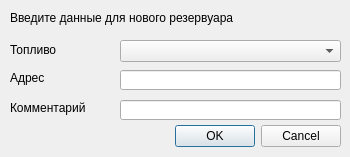
<?xml version="1.0" encoding="UTF-8"?>
<ui version="4.0">
 <class>AddTanksDialog</class>
 <widget class="QDialog" name="AddTanksDialog">
  <property name="geometry">
   <rect>
    <x>0</x>
    <y>0</y>
    <width>350</width>
    <height>157</height>
   </rect>
  </property>
  <property name="windowTitle">
   <string>Dialog</string>
  </property>
  <widget class="QDialogButtonBox" name="buttonBox">
   <property name="geometry">
    <rect>
     <x>0</x>
     <y>120</y>
     <width>341</width>
     <height>32</height>
    </rect>
   </property>
   <property name="orientation">
    <enum>Qt::Horizontal</enum>
   </property>
   <property name="standardButtons">
    <set>QDialogButtonBox::Cancel|QDialogButtonBox::Ok</set>
   </property>
  </widget>
  <widget class="QLabel" name="label_2">
   <property name="geometry">
    <rect>
     <x>10</x>
     <y>42</y>
     <width>101</width>
     <height>16</height>
    </rect>
   </property>
   <property name="text">
    <string>Топливо</string>
   </property>
  </widget>
  <widget class="QLabel" name="label_3">
   <property name="geometry">
    <rect>
     <x>10</x>
     <y>70</y>
     <width>101</width>
     <height>16</height>
    </rect>
   </property>
   <property name="text">
    <string>Адрес</string>
   </property>
  </widget>
  <widget class="QLabel" name="lblInfoText">
   <property name="geometry">
    <rect>
     <x>10</x>
     <y>10</y>
     <width>261</width>
     <height>16</height>
    </rect>
   </property>
   <property name="text">
    <string>Введите данные для нового резервуара</string>
   </property>
  </widget>
  <widget class="QLineEdit" name="leAdress">
   <property name="geometry">
    <rect>
     <x>120</x>
     <y>70</y>
     <width>221</width>
     <height>20</height>
    </rect>
   </property>
  </widget>
  <widget class="QLabel" name="label_4">
   <property name="geometry">
    <rect>
     <x>10</x>
     <y>100</y>
     <width>101</width>
     <height>16</height>
    </rect>
   </property>
   <property name="text">
    <string>Комментарий</string>
   </property>
  </widget>
  <widget class="QLineEdit" name="leComment">
   <property name="geometry">
    <rect>
     <x>120</x>
     <y>100</y>
     <width>221</width>
     <height>20</height>
    </rect>
   </property>
  </widget>
  <widget class="QComboBox" name="cbFuels">
   <property name="geometry">
    <rect>
     <x>120</x>
     <y>40</y>
     <width>221</width>
     <height>22</height>
    </rect>
   </property>
  </widget>
 </widget>
 <resources/>
 <connections>
  <connection>
   <sender>buttonBox</sender>
   <signal>accepted()</signal>
   <receiver>AddTanksDialog</receiver>
   <slot>accept()</slot>
   <hints>
    <hint type="sourcelabel">
     <x>248</x>
     <y>254</y>
    </hint>
    <hint type="destinationlabel">
     <x>157</x>
     <y>274</y>
    </hint>
   </hints>
  </connection>
  <connection>
   <sender>buttonBox</sender>
   <signal>rejected()</signal>
   <receiver>AddTanksDialog</receiver>
   <slot>reject()</slot>
   <hints>
    <hint type="sourcelabel">
     <x>316</x>
     <y>260</y>
    </hint>
    <hint type="destinationlabel">
     <x>286</x>
     <y>274</y>
    </hint>
   </hints>
  </connection>
 </connections>
</ui>
